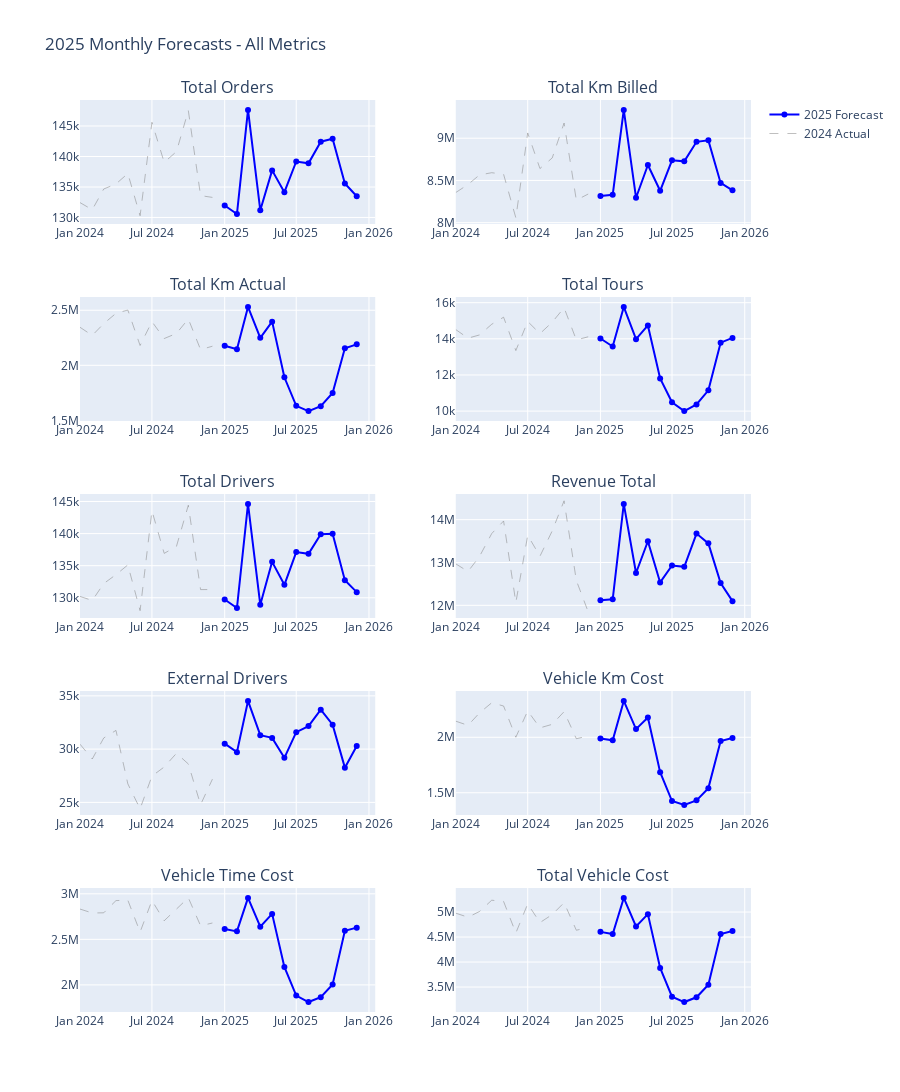

Here is the notebook cell this chart was saved with:
### Markdown cell above
## Section 5: Visualizations

### Code cell
# Create 10-panel dashboard showing each metric
fig = make_subplots(
    rows=5, cols=2,
    subplot_titles=[m.replace('_', ' ').title() for m in target_metrics],
    vertical_spacing=0.08,
    horizontal_spacing=0.12
)

for idx, metric in enumerate(target_metrics):
    row = (idx // 2) + 1
    col = (idx % 2) + 1
    
    if metric in df_table.columns:
        # Add 2025 forecast
        fig.add_trace(
            go.Scatter(
                x=df_table['date'],
                y=df_table[metric],
                mode='lines+markers',
                name=f'2025 Forecast' if idx == 0 else None,
                showlegend=(idx == 0),
                line=dict(color='blue', width=2),
                marker=dict(size=6)
            ),
            row=row, col=col
        )
        
        # Add 2024 actual for comparison if available
        if metric in df_2024.columns:
            fig.add_trace(
                go.Scatter(
                    x=df_2024['date'],
                    y=df_2024[metric],
                    mode='lines',
                    name=f'2024 Actual' if idx == 0 else None,
                    showlegend=(idx == 0),
                    line=dict(color='gray', width=1, dash='dash'),
                    opacity=0.5
                ),
                row=row, col=col
            )

fig.update_layout(
    title_text="2025 Monthly Forecasts - All Metrics",
    height=1800,
    showlegend=True,
    hovermode='x unified'
)

fig.show()

print("\n✓ Visualization complete")

### Figure 1 — Plotly figure (JSON) as saved in the notebook; plotly's stock layout.template omitted (floating-point values rounded to 4 significant figures)
{"data": [{"line": {"color": "blue", "width": 2}, "marker": {"size": 6}, "mode": "lines+markers", "name": "2025 Forecast", "showlegend": true, "type": "scatter", "x": ["2025-01-01T00:00:00", "2025-02-01T00:00:00", "2025-03-01T00:00:00", "2025-04-01T00:00:00", "2025-05-01T00:00:00", "2025-06-01T00:00:00", "2025-07-01T00:00:00", "2025-08-01T00:00:00", "2025-09-01T00:00:00", "2025-10-01T00:00:00", "2025-11-01T00:00:00", "2025-12-01T00:00:00"], "xaxis": "x", "y": [131960, 130556, 147638, 131187, 137725, 134151, 139183, 138882, 142435, 142911, 135587, 133482], "yaxis": "y"}, {"line": {"color": "gray", "dash": "dash", "width": 1}, "mode": "lines", "name": "2024 Actual", "opacity": 0.5, "showlegend": true, "type": "scatter", "x": ["2024-01-01T00:00:00", "2024-02-01T00:00:00", "2024-03-01T00:00:00", "2024-04-01T00:00:00", "2024-05-01T00:00:00", "2024-06-01T00:00:00", "2024-07-01T00:00:00", "2024-08-01T00:00:00", "2024-09-01T00:00:00", "2024-10-01T00:00:00", "2024-11-01T00:00:00", "2024-12-01T00:00:00"], "xaxis": "x", "y": [132440, 131269, 134670, 135502, 137209, 130283, 145610, 139036, 140808, 147542, 133588, 133293], "yaxis": "y"}, {"line": {"color": "blue", "width": 2}, "marker": {"size": 6}, "mode": "lines+markers", "showlegend": false, "type": "scatter", "x": ["2025-01-01T00:00:00", "2025-02-01T00:00:00", "2025-03-01T00:00:00", "2025-04-01T00:00:00", "2025-05-01T00:00:00", "2025-06-01T00:00:00", "2025-07-01T00:00:00", "2025-08-01T00:00:00", "2025-09-01T00:00:00", "2025-10-01T00:00:00", "2025-11-01T00:00:00", "2025-12-01T00:00:00"], "xaxis": "x2", "y": [8316071, 8330277, 9334915, 8295272, 8682872, 8377618, 8738263, 8726079, 8957504, 8974756, 8470725, 8382663], "yaxis": "y2"}, {"line": {"color": "gray", "dash": "dash", "width": 1}, "mode": "lines", "opacity": 0.5, "showlegend": false, "type": "scatter", "x": ["2024-01-01T00:00:00", "2024-02-01T00:00:00", "2024-03-01T00:00:00", "2024-04-01T00:00:00", "2024-05-01T00:00:00", "2024-06-01T00:00:00", "2024-07-01T00:00:00", "2024-08-01T00:00:00", "2024-09-01T00:00:00", "2024-10-01T00:00:00", "2024-11-01T00:00:00", "2024-12-01T00:00:00"], "xaxis": "x2", "y": [8357000.0, 8452000.0, 8565000.0, 8592000.0, 8573000.0, 8057000.0, 9062000.0, 8641000.0, 8767000.0, 9180000.0, 8267000.0, 8339000.0], "yaxis": "y2"}, {"line": {"color": "blue", "width": 2}, "marker": {"size": 6}, "mode": "lines+markers", "showlegend": false, "type": "scatter", "x": ["2025-01-01T00:00:00", "2025-02-01T00:00:00", "2025-03-01T00:00:00", "2025-04-01T00:00:00", "2025-05-01T00:00:00", "2025-06-01T00:00:00", "2025-07-01T00:00:00", "2025-08-01T00:00:00", "2025-09-01T00:00:00", "2025-10-01T00:00:00", "2025-11-01T00:00:00", "2025-12-01T00:00:00"], "xaxis": "x3", "y": [2177351, 2145744, 2530058, 2249518, 2396458, 1890738, 1631692, 1584213, 1629095, 1748899, 2154148, 2190467], "yaxis": "y3"}, {"line": {"color": "gray", "dash": "dash", "width": 1}, "mode": "lines", "opacity": 0.5, "showlegend": false, "type": "scatter", "x": ["2024-01-01T00:00:00", "2024-02-01T00:00:00", "2024-03-01T00:00:00", "2024-04-01T00:00:00", "2024-05-01T00:00:00", "2024-06-01T00:00:00", "2024-07-01T00:00:00", "2024-08-01T00:00:00", "2024-09-01T00:00:00", "2024-10-01T00:00:00", "2024-11-01T00:00:00", "2024-12-01T00:00:00"], "xaxis": "x3", "y": [2345000.0, 2271000.0, 2379000.0, 2472000.0, 2502000.0, 2180000.0, 2396000.0, 2243000.0, 2289000.0, 2421000.0, 2143000.0, 2173000.0], "yaxis": "y3"}, {"line": {"color": "blue", "width": 2}, "marker": {"size": 6}, "mode": "lines+markers", "showlegend": false, "type": "scatter", "x": ["2025-01-01T00:00:00", "2025-02-01T00:00:00", "2025-03-01T00:00:00", "2025-04-01T00:00:00", "2025-05-01T00:00:00", "2025-06-01T00:00:00", "2025-07-01T00:00:00", "2025-08-01T00:00:00", "2025-09-01T00:00:00", "2025-10-01T00:00:00", "2025-11-01T00:00:00", "2025-12-01T00:00:00"], "xaxis": "x4", "y": [14016, 13576, 15764, 13980, 14741, 11804, 10488, 10002, 10367, 11150, 13788, 14052], "yaxis": "y4"}, {"line": {"color": "gray", "dash": "dash", "width": 1}, "mode": "lines", "opacity": 0.5, "showlegend": false, "type": "scatter", "x": ["2024-01-01T00:00:00", "2024-02-01T00:00:00", "2024-03-01T00:00:00", "2024-04-01T00:00:00", "2024-05-01T00:00:00", "2024-06-01T00:00:00", "2024-07-01T00:00:00", "2024-08-01T00:00:00", "2024-09-01T00:00:00", "2024-10-01T00:00:00", "2024-11-01T00:00:00", "2024-12-01T00:00:00"], "xaxis": "x4", "y": [14510.0, 14040.0, 14210.0, 14810.0, 15200.0, 13350.0, 14960.0, 14290.0, 14920.0, 15720.0, 13940.0, 14110.0], "yaxis": "y4"}, {"line": {"color": "blue", "width": 2}, "marker": {"size": 6}, "mode": "lines+markers", "showlegend": false, "type": "scatter", "x": ["2025-01-01T00:00:00", "2025-02-01T00:00:00", "2025-03-01T00:00:00", "2025-04-01T00:00:00", "2025-05-01T00:00:00", "2025-06-01T00:00:00", "2025-07-01T00:00:00", "2025-08-01T00:00:00", "2025-09-01T00:00:00", "2025-10-01T00:00:00", "2025-11-01T00:00:00", "2025-12-01T00:00:00"], "xaxis": "x5", "y": [129735, 128393, 144621, 128910, 135594, 132015, 137113, 136850, 139905, 139984, 132723, 130876], "yaxis": "y5"}, {"line": {"color": "gray", "dash": "dash", "width": 1}, "mode": "lines", "opacity": 0.5, "showlegend": false, "type": "scatter", "x": ["2024-01-01T00:00:00", "2024-02-01T00:00:00", "2024-03-01T00:00:00", "2024-04-01T00:00:00", "2024-05-01T00:00:00", "2024-06-01T00:00:00", "2024-07-01T00:00:00", "2024-08-01T00:00:00", "2024-09-01T00:00:00", "2024-10-01T00:00:00", "2024-11-01T00:00:00", "2024-12-01T00:00:00"], "xaxis": "x5", "y": [130200, 129577, 132211, 133600, 135114, 127988, 143558, 136914, 138007, 144419, 131270, 131283], "yaxis": "y5"}, {"line": {"color": "blue", "width": 2}, "marker": {"size": 6}, "mode": "lines+markers", "showlegend": false, "type": "scatter", "x": ["2025-01-01T00:00:00", "2025-02-01T00:00:00", "2025-03-01T00:00:00", "2025-04-01T00:00:00", "2025-05-01T00:00:00", "2025-06-01T00:00:00", "2025-07-01T00:00:00", "2025-08-01T00:00:00", "2025-09-01T00:00:00", "2025-10-01T00:00:00", "2025-11-01T00:00:00", "2025-12-01T00:00:00"], "xaxis": "x6", "y": [12120000.0, 12140000.0, 14370000.0, 12750000.0, 13500000.0, 12530000.0, 12930000.0, 12900000.0, 13680000.0, 13450000.0, 12520000.0, 12100000.0], "yaxis": "y6"}, {"line": {"color": "gray", "dash": "dash", "width": 1}, "mode": "lines", "opacity": 0.5, "showlegend": false, "type": "scatter", "x": ["2024-01-01T00:00:00", "2024-02-01T00:00:00", "2024-03-01T00:00:00", "2024-04-01T00:00:00", "2024-05-01T00:00:00", "2024-06-01T00:00:00", "2024-07-01T00:00:00", "2024-08-01T00:00:00", "2024-09-01T00:00:00", "2024-10-01T00:00:00", "2024-11-01T00:00:00", "2024-12-01T00:00:00"], "xaxis": "x6", "y": [12970000.0, 12790000.0, 13140000.0, 13680000.0, 13970000.0, 12060000.0, 13630000.0, 13150000.0, 13740000.0, 14440000.0, 12580000.0, 11850000.0], "yaxis": "y6"}, {"line": {"color": "blue", "width": 2}, "marker": {"size": 6}, "mode": "lines+markers", "showlegend": false, "type": "scatter", "x": ["2025-01-01T00:00:00", "2025-02-01T00:00:00", "2025-03-01T00:00:00", "2025-04-01T00:00:00", "2025-05-01T00:00:00", "2025-06-01T00:00:00", "2025-07-01T00:00:00", "2025-08-01T00:00:00", "2025-09-01T00:00:00", "2025-10-01T00:00:00", "2025-11-01T00:00:00", "2025-12-01T00:00:00"], "xaxis": "x7", "y": [30514, 29717, 34523, 31307, 31054, 29186, 31592, 32161, 33701, 32288, 28261, 30298], "yaxis": "y7"}, {"line": {"color": "gray", "dash": "dash", "width": 1}, "mode": "lines", "opacity": 0.5, "showlegend": false, "type": "scatter", "x": ["2024-01-01T00:00:00", "2024-02-01T00:00:00", "2024-03-01T00:00:00", "2024-04-01T00:00:00", "2024-05-01T00:00:00", "2024-06-01T00:00:00", "2024-07-01T00:00:00", "2024-08-01T00:00:00", "2024-09-01T00:00:00", "2024-10-01T00:00:00", "2024-11-01T00:00:00", "2024-12-01T00:00:00"], "xaxis": "x7", "y": [30464, 29072, 31045, 31756, 26740, 24398, 27470, 28322, 29607, 28608, 24781, 27183], "yaxis": "y7"}, {"line": {"color": "blue", "width": 2}, "marker": {"size": 6}, "mode": "lines+markers", "showlegend": false, "type": "scatter", "x": ["2025-01-01T00:00:00", "2025-02-01T00:00:00", "2025-03-01T00:00:00", "2025-04-01T00:00:00", "2025-05-01T00:00:00", "2025-06-01T00:00:00", "2025-07-01T00:00:00", "2025-08-01T00:00:00", "2025-09-01T00:00:00", "2025-10-01T00:00:00", "2025-11-01T00:00:00", "2025-12-01T00:00:00"], "xaxis": "x8", "y": [1990000.0, 1973000.0, 2328000.0, 2074000.0, 2179000.0, 1685000.0, 1425000.0, 1389000.0, 1431000.0, 1542000.0, 1966000.0, 1994000.0], "yaxis": "y8"}, {"line": {"color": "gray", "dash": "dash", "width": 1}, "mode": "lines", "opacity": 0.5, "showlegend": false, "type": "scatter", "x": ["2024-01-01T00:00:00", "2024-02-01T00:00:00", "2024-03-01T00:00:00", "2024-04-01T00:00:00", "2024-05-01T00:00:00", "2024-06-01T00:00:00", "2024-07-01T00:00:00", "2024-08-01T00:00:00", "2024-09-01T00:00:00", "2024-10-01T00:00:00", "2024-11-01T00:00:00", "2024-12-01T00:00:00"], "xaxis": "x8", "y": [2145000.0, 2107000.0, 2220000.0, 2311000.0, 2282000.0, 2001000.0, 2238000.0, 2085000.0, 2117000.0, 2231000.0, 1987000.0, 2012000.0], "yaxis": "y8"}, {"line": {"color": "blue", "width": 2}, "marker": {"size": 6}, "mode": "lines+markers", "showlegend": false, "type": "scatter", "x": ["2025-01-01T00:00:00", "2025-02-01T00:00:00", "2025-03-01T00:00:00", "2025-04-01T00:00:00", "2025-05-01T00:00:00", "2025-06-01T00:00:00", "2025-07-01T00:00:00", "2025-08-01T00:00:00", "2025-09-01T00:00:00", "2025-10-01T00:00:00", "2025-11-01T00:00:00", "2025-12-01T00:00:00"], "xaxis": "x9", "y": [2614000.0, 2588000.0, 2955000.0, 2639000.0, 2780000.0, 2196000.0, 1883000.0, 1811000.0, 1864000.0, 2004000.0, 2594000.0, 2629000.0], "yaxis": "y9"}, {"line": {"color": "gray", "dash": "dash", "width": 1}, "mode": "lines", "opacity": 0.5, "showlegend": false, "type": "scatter", "x": ["2024-01-01T00:00:00", "2024-02-01T00:00:00", "2024-03-01T00:00:00", "2024-04-01T00:00:00", "2024-05-01T00:00:00", "2024-06-01T00:00:00", "2024-07-01T00:00:00", "2024-08-01T00:00:00", "2024-09-01T00:00:00", "2024-10-01T00:00:00", "2024-11-01T00:00:00", "2024-12-01T00:00:00"], "xaxis": "x9", "y": [2833000.0, 2789000.0, 2792000.0, 2926000.0, 2930000.0, 2580000.0, 2926000.0, 2705000.0, 2833000.0, 2957000.0, 2649000.0, 2679000.0], "yaxis": "y9"}, {"line": {"color": "blue", "width": 2}, "marker": {"size": 6}, "mode": "lines+markers", "showlegend": false, "type": "scatter", "x": ["2025-01-01T00:00:00", "2025-02-01T00:00:00", "2025-03-01T00:00:00", "2025-04-01T00:00:00", "2025-05-01T00:00:00", "2025-06-01T00:00:00", "2025-07-01T00:00:00", "2025-08-01T00:00:00", "2025-09-01T00:00:00", "2025-10-01T00:00:00", "2025-11-01T00:00:00", "2025-12-01T00:00:00"], "xaxis": "x10", "y": [4604000.0, 4561000.0, 5283000.0, 4713000.0, 4959000.0, 3882000.0, 3308000.0, 3200000.0, 3296000.0, 3546000.0, 4560000.0, 4623000.0], "yaxis": "y10"}, {"line": {"color": "gray", "dash": "dash", "width": 1}, "mode": "lines", "opacity": 0.5, "showlegend": false, "type": "scatter", "x": ["2024-01-01T00:00:00", "2024-02-01T00:00:00", "2024-03-01T00:00:00", "2024-04-01T00:00:00", "2024-05-01T00:00:00", "2024-06-01T00:00:00", "2024-07-01T00:00:00", "2024-08-01T00:00:00", "2024-09-01T00:00:00", "2024-10-01T00:00:00", "2024-11-01T00:00:00", "2024-12-01T00:00:00"], "xaxis": "x10", "y": [4978000.0, 4897000.0, 5011000.0, 5237000.0, 5212000.0, 4581000.0, 5165000.0, 4790000.0, 4950000.0, 5188000.0, 4637000.0, 4691000.0], "yaxis": "y10"}], "layout": {"annotations": [{"font": {"size": 16}, "showarrow": false, "text": "Total Orders", "x": 0.22, "xanchor": "center", "xref": "paper", "y": 1.0, "yanchor": "bottom", "yref": "paper"}, {"font": {"size": 16}, "showarrow": false, "text": "Total Km Billed", "x": 0.78, "xanchor": "center", "xref": "paper", "y": 1.0, "yanchor": "bottom", "yref": "paper"}, {"font": {"size": 16}, "showarrow": false, "text": "Total Km Actual", "x": 0.22, "xanchor": "center", "xref": "paper", "y": 0.784, "yanchor": "bottom", "yref": "paper"}, {"font": {"size": 16}, "showarrow": false, "text": "Total Tours", "x": 0.78, "xanchor": "center", "xref": "paper", "y": 0.784, "yanchor": "bottom", "yref": "paper"}, {"font": {"size": 16}, "showarrow": false, "text": "Total Drivers", "x": 0.22, "xanchor": "center", "xref": "paper", "y": 0.568, "yanchor": "bottom", "yref": "paper"}, {"font": {"size": 16}, "showarrow": false, "text": "Revenue Total", "x": 0.78, "xanchor": "center", "xref": "paper", "y": 0.568, "yanchor": "bottom", "yref": "paper"}, {"font": {"size": 16}, "showarrow": false, "text": "External Drivers", "x": 0.22, "xanchor": "center", "xref": "paper", "y": 0.352, "yanchor": "bottom", "yref": "paper"}, {"font": {"size": 16}, "showarrow": false, "text": "Vehicle Km Cost", "x": 0.78, "xanchor": "center", "xref": "paper", "y": 0.352, "yanchor": "bottom", "yref": "paper"}, {"font": {"size": 16}, "showarrow": false, "text": "Vehicle Time Cost", "x": 0.22, "xanchor": "center", "xref": "paper", "y": 0.136, "yanchor": "bottom", "yref": "paper"}, {"font": {"size": 16}, "showarrow": false, "text": "Total Vehicle Cost", "x": 0.78, "xanchor": "center", "xref": "paper", "y": 0.136, "yanchor": "bottom", "yref": "paper"}], "height": 1800, "hovermode": "x unified", "showlegend": true, "title": {"text": "2025 Monthly Forecasts - All Metrics"}, "xaxis": {"anchor": "y", "domain": [0, 0.44]}, "xaxis10": {"anchor": "y10", "domain": [0.56, 1]}, "xaxis2": {"anchor": "y2", "domain": [0.56, 1]}, "xaxis3": {"anchor": "y3", "domain": [0, 0.44]}, "xaxis4": {"anchor": "y4", "domain": [0.56, 1]}, "xaxis5": {"anchor": "y5", "domain": [0, 0.44]}, "xaxis6": {"anchor": "y6", "domain": [0.56, 1]}, "xaxis7": {"anchor": "y7", "domain": [0, 0.44]}, "xaxis8": {"anchor": "y8", "domain": [0.56, 1]}, "xaxis9": {"anchor": "y9", "domain": [0, 0.44]}, "yaxis": {"anchor": "x", "domain": [0.864, 1.0]}, "yaxis10": {"anchor": "x10", "domain": [0, 0.136]}, "yaxis2": {"anchor": "x2", "domain": [0.864, 1.0]}, "yaxis3": {"anchor": "x3", "domain": [0.648, 0.784]}, "yaxis4": {"anchor": "x4", "domain": [0.648, 0.784]}, "yaxis5": {"anchor": "x5", "domain": [0.432, 0.568]}, "yaxis6": {"anchor": "x6", "domain": [0.432, 0.568]}, "yaxis7": {"anchor": "x7", "domain": [0.216, 0.352]}, "yaxis8": {"anchor": "x8", "domain": [0.216, 0.352]}, "yaxis9": {"anchor": "x9", "domain": [0, 0.136]}}}
